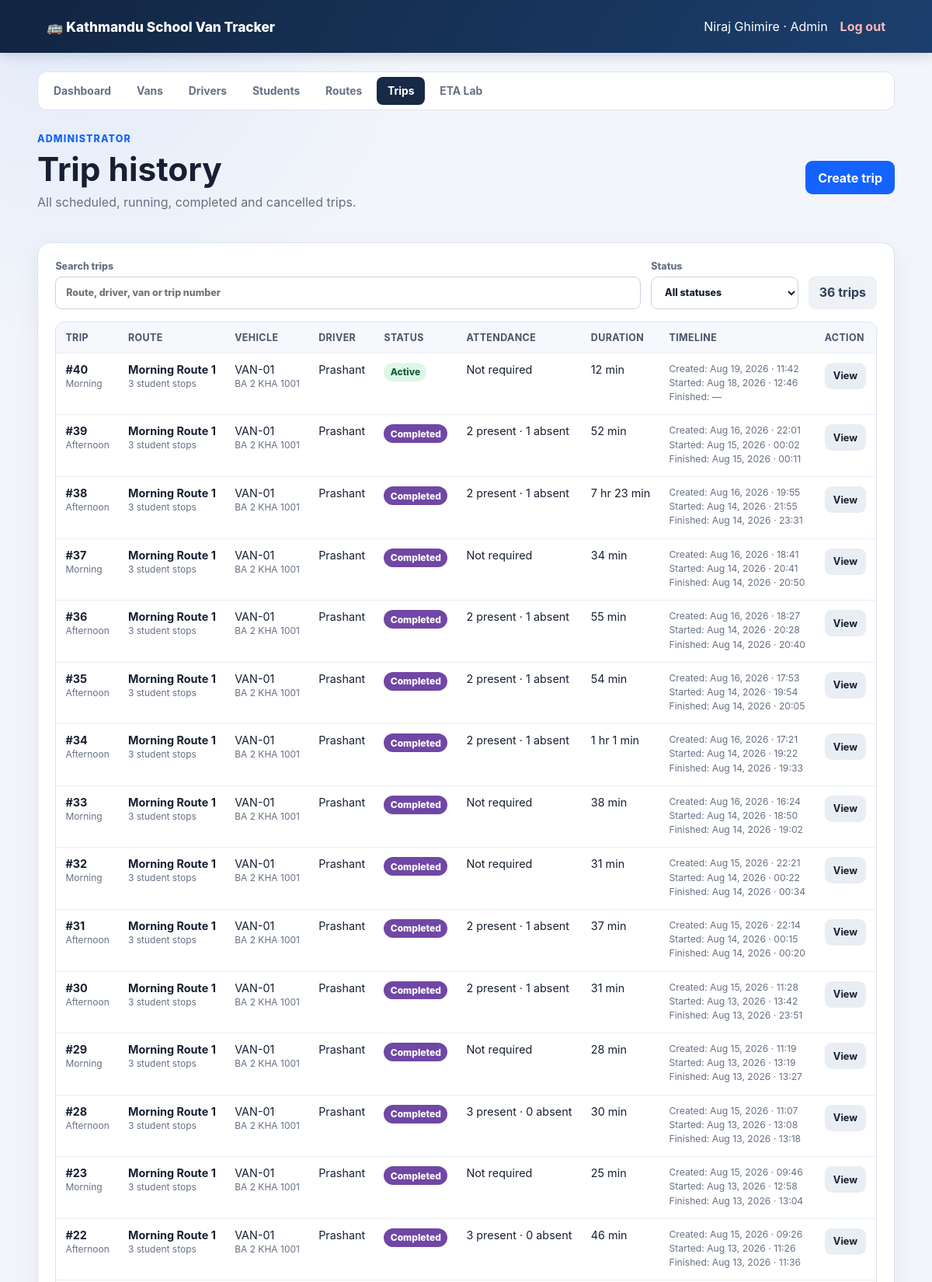
Screenshot of /admin/trip-history.php (signed in, upper part) with the database file from the repository.
### tables this page shows
CREATE TABLE `trips` (
  `id` bigint(20) unsigned NOT NULL AUTO_INCREMENT,
  `route_id` bigint(20) unsigned NOT NULL,
  `van_id` bigint(20) unsigned NOT NULL,
  `driver_id` bigint(20) unsigned NOT NULL,
  `trip_type` enum('morning','afternoon') NOT NULL,
  `status` enum('scheduled','active','paused','emergency','completed','cancelled') NOT NULL DEFAULT 'scheduled',
  `started_at` datetime DEFAULT NULL,
  `completed_at` datetime DEFAULT NULL,
  `simulated_elapsed_sec` int(10) unsigned NOT NULL DEFAULT 0,
  `current_lat` decimal(10,8) DEFAULT NULL,
  `current_lng` decimal(11,8) DEFAULT NULL,
  `physical_speed_kmh` decimal(6,2) NOT NULL DEFAULT 0.00,
  `playback_multiplier` decimal(5,2) NOT NULL DEFAULT 1.00,
  `total_distance_m` decimal(12,2) NOT NULL DEFAULT 0.00,
  `distance_travelled_m` decimal(12,2) NOT NULL DEFAULT 0.00,
  `reached_stop_count` smallint(5) unsigned NOT NULL DEFAULT 0,
  `heading_deg` decimal(6,2) NOT NULL DEFAULT 0.00,
  `scenario_traffic_level` enum('low','medium','high') NOT NULL DEFAULT 'medium',
  `scenario_weather` enum('clear','rain','heavy_rain','fog') NOT NULL DEFAULT 'clear',
  `scenario_school_period` enum('regular','exam','half_day') NOT NULL DEFAULT 'regular',
  `scenario_hour_of_day` tinyint(3) unsigned NOT NULL DEFAULT 8,
  `scenario_day_of_week` tinyint(3) unsigned NOT NULL DEFAULT 0,
  `route_road_type` varchar(50) NOT NULL DEFAULT 'unclassified',
  `baseline_duration_sec` decimal(10,2) DEFAULT NULL,
  `predicted_eta_sec` decimal(10,2) DEFAULT NULL,
  `predicted_eta_lower_sec` decimal(10,2) DEFAULT NULL,
  `predicted_eta_upper_sec` decimal(10,2) DEFAULT NULL,
  `eta_model_version` varchar(80) DEFAULT NULL,
  `random_seed` int(10) unsigned DEFAULT NULL,
  `created_at` timestamp NOT NULL DEFAULT current_timestamp(),
  PRIMARY KEY (`id`),
  KEY `idx_trips_status` (`status`),
  KEY `idx_trips_van` (`van_id`),
  KEY `fk_trips_route` (`route_id`),
  KEY `fk_trips_driver` (`driver_id`),
  CONSTRAINT `fk_trips_driver` FOREIGN KEY (`driver_id`) REFERENCES `drivers` (`id`),
  CONSTRAINT `fk_trips_route` FOREIGN KEY (`route_id`) REFERENCES `routes` (`id`),
  CONSTRAINT `fk_trips_van` FOREIGN KEY (`van_id`) REFERENCES `vans` (`id`)
);

CREATE TABLE `routes` (
  `id` bigint(20) unsigned NOT NULL AUTO_INCREMENT,
  `name` varchar(120) NOT NULL,
  `start_name` varchar(160) NOT NULL,
  `start_lat` decimal(10,8) NOT NULL,
  `start_lng` decimal(11,8) NOT NULL,
  `school_name` varchar(160) NOT NULL,
  `school_lat` decimal(10,8) NOT NULL,
  `school_lng` decimal(11,8) NOT NULL,
  `algorithm` enum('astar','contraction_hierarchy') NOT NULL DEFAULT 'astar',
  `active` tinyint(1) NOT NULL DEFAULT 1,
  `created_at` timestamp NOT NULL DEFAULT current_timestamp(),
  PRIMARY KEY (`id`)
);

CREATE TABLE `vans` (
  `id` bigint(20) unsigned NOT NULL AUTO_INCREMENT,
  `van_number` varchar(50) NOT NULL,
  `plate_number` varchar(50) NOT NULL,
  `capacity` smallint(5) unsigned NOT NULL DEFAULT 15,
  `speed_limit_kmh` decimal(5,2) NOT NULL DEFAULT 40.00,
  `active` tinyint(1) NOT NULL DEFAULT 1,
  `created_at` timestamp NOT NULL DEFAULT current_timestamp(),
  PRIMARY KEY (`id`),
  UNIQUE KEY `van_number` (`van_number`),
  UNIQUE KEY `plate_number` (`plate_number`)
);

### web/config/database.php (called while the page is built, shortened)
<?php
function database(): PDO
{
    $host = getenv('VAN_TRACKER_DB_HOST') ?: '127.0.0.1';
    $port = getenv('VAN_TRACKER_DB_PORT') ?: '3306';
    $name = getenv('VAN_TRACKER_DB_NAME') ?: 'van_tracker_v2';
    $user = getenv('VAN_TRACKER_DB_USER') ?: 'root';
    $pass = getenv('VAN_TRACKER_DB_PASSWORD') ?: '';
    $dsn = "mysql:host={$host};port={$port};dbname={$name};charset=utf8mb4";
    $pdo = new PDO($dsn, $user, $pass, [
        PDO::ATTR_ERRMODE => PDO::ERRMODE_EXCEPTION,
        PDO::ATTR_DEFAULT_FETCH_MODE => PDO::FETCH_ASSOC,
        PDO::ATTR_EMULATE_PREPARES => false,
    ]);
    return $pdo;
}

### web/includes/auth.php (called while the page is built, shortened)
<?php
function escape(string $value): string
{
    return htmlspecialchars($value, ENT_QUOTES | ENT_SUBSTITUTE, 'UTF-8');
}

### web/admin/trip-history.php (the view, shortened to what this page needs)
<?php
require_once dirname(__DIR__) . '/config/database.php';
require_once dirname(__DIR__) . '/includes/auth.php';
require_once dirname(__DIR__) . '/includes/layout.php';
$trips = database()->query(
    'SELECT t.id, t.trip_type, t.status, t.created_at,
            t.started_at, t.completed_at, t.simulated_elapsed_sec,
            t.predicted_eta_sec, r.name AS route_name,
            v.van_number, v.plate_number, u.name AS driver_name,
            SUM(ts.student_id IS NOT NULL) AS student_count,
            SUM(ts.student_id IS NOT NULL AND ts.attendance_status = \'present\') AS present_count,
            SUM(ts.student_id IS NOT NULL AND ts.attendance_status = \'absent\') AS absent_count,
            SUM(ts.student_id IS NOT NULL AND ts.attendance_status = \'unmarked\') AS unmarked_count
     FROM trips t
     JOIN routes r ON r.id = t.route_id
     JOIN vans v ON v.id = t.van_id
     JOIN drivers d ON d.id = t.driver_id
     JOIN users u ON u.id = d.user_id
     LEFT JOIN trip_stops ts ON ts.trip_id = t.id
     GROUP BY t.id
     ORDER BY t.id DESC'
)->fetchAll();
function format_trip_duration(int $seconds): string
{
    $hours = intdiv($seconds, 3600);
    $minutes = intdiv($seconds % 3600, 60);
    return $hours > 0
        ? sprintf('%d hr %d min', $hours, $minutes)
        : sprintf('%d min', max(1, $minutes));
}
function format_trip_timestamp(?string $value): string
{
    return $value ? date('M d, Y · H:i', strtotime($value)) : '—';
}
?>
<div class="page-heading">
    <div>
        <span class="eyebrow">Administrator</span>
        <h1>Trip history</h1>
        <p>All scheduled, running, completed and cancelled trips.</p>
    </div>
    <a class="primary-button" href="<?= APP_BASE_URL ?>/admin/manage-trips.php">Create trip</a>
</div>
<section class="panel">
    <?php if (!$trips): ?>
        <p class="muted">No trip records are available.</p>
    <?php else: ?>
        <div class="history-toolbar">
            <label>
                <span>Search trips</span>
                <input id="trip-history-search" type="search"
                       placeholder="Route, driver, van or trip number">
            </label>
            <label>
                <span>Status</span>
                <select id="trip-history-status">
                    <option value="">All statuses</option>
                </select>
            </label>
            <strong id="trip-history-count"><?= count($trips) ?> trips</strong>
        </div>
        <div class="data-table-wrap history-table-wrap"><table class="data-table history-table">
            <thead><tr>
                <th>Trip</th><th>Route</th><th>Vehicle</th><th>Driver</th>
                <th>Status</th><th>Attendance</th><th>Duration</th>
                <th>Timeline</th><th>Action</th>
            </tr></thead>
            <tbody><?php foreach ($trips as $trip): ?>
                <tr data-trip-history-row
                    data-status="<?= escape($trip['status']) ?>"
                    data-search="<?= escape(strtolower(implode(' ', [
                        '#' . $trip['id'], $trip['trip_type'], $trip['route_name'],
                        $trip['driver_name'], $trip['van_number'], $trip['plate_number'],
                    ]))) ?>">
                    <td><strong>#<?= (int) $trip['id'] ?></strong><br><small><?= escape(ucfirst($trip['trip_type'])) ?></small></td>
                    <td><strong><?= escape($trip['route_name']) ?></strong><br><small><?= (int) $trip['student_count'] ?> student stops</small></td>
                    <td><?= escape($trip['van_number']) ?><br><small><?= escape($trip['plate_number']) ?></small></td>
                    <td><?= escape($trip['driver_name']) ?></td>
                    <td><span class="status-badge status-<?= escape($trip['status']) ?>"><?= escape(ucfirst($trip['status'])) ?></span></td>
                    <td>
                        <?php if ($trip['trip_type'] === 'morning'): ?>
                            Not required
                        <?php else: ?>
                            <?= (int) $trip['present_count'] ?> present ·
                            <?= (int) $trip['absent_count'] ?> absent
                        <?php endif; ?>
                    </td>
                    <td><?= escape(format_trip_duration((int) $trip['simulated_elapsed_sec'])) ?></td>
                    <td class="history-timeline">
                        <span>Created: <?= escape(format_trip_timestamp($trip['created_at'])) ?></span>
                        <span>Started: <?= escape(format_trip_timestamp($trip['started_at'])) ?></span>
                        <span>Finished: <?= escape(format_trip_timestamp($trip['completed_at'])) ?></span>
                    </td>
                    <td><a class="primary-button small-button secondary-button"
                           href="<?= APP_BASE_URL ?>/trip-control.php?trip_id=<?= (int) $trip['id'] ?>">View</a></td>
                </tr>
            <?php endforeach; ?></tbody>
        </table></div>
    <?php endif; ?>
</section>

### web/assets/css/app.css (style rules this page uses)
:root { --ink: #172033; --muted: #667085; --navy: #172a46; --blue: #1463ff; --orange: #f59e0b; --surface: #ffffff; --background: #f2f5fa; --border: #dce3ee; --danger: #c62828; --cyan: #0ea5a8; --success: #14804a; --soft-blue: #edf4ff; }
* { box-sizing: border-box; }
body { margin: 0; color: var(--ink); background: radial-gradient(circle at 8% 0%, rgb(20 99 255 / 7%), transparent 28rem), var(--background); font-family: Inter, ui-sans-serif, system-ui, -apple-system, BlinkMacSystemFont, "Segoe UI", sans-serif; }
a { color: inherit; }
.user-area, .user-area form, .button-row, .page-heading { display: flex; align-items: center; gap: 1rem; }
.page-heading { justify-content: space-between; margin-bottom: 1.6rem; }
h1, h2, p { margin-top: 0; }
h1 { margin-bottom: .45rem; font-size: clamp(1.8rem, 4vw, 2.65rem); }
.eyebrow { display: block; margin-bottom: .4rem; color: var(--blue); font-size: .78rem; font-weight: 800; letter-spacing: .09em; text-transform: uppercase; }
.page-heading p, .muted, .auth-card p, .metric-card small { color: var(--muted); }
.metric-card, .panel, .auth-card { padding: 1.4rem; border: 1px solid var(--border); border-radius: 16px; background: var(--surface); box-shadow: 0 12px 32px rgb(37 50 75 / 7%); }
.panel { margin-bottom: 1rem; }
.primary-button, button { display: inline-flex; min-height: 42px; padding: .7rem 1rem; align-items: center; justify-content: center; border: 0; border-radius: 9px; color: white; background: var(--blue); font: inherit; font-weight: 750; text-decoration: none; cursor: pointer; }
label { display: grid; gap: .45rem; font-size: .9rem; font-weight: 700; }
input, select { width: 100%; min-height: 44px; padding: .7rem .8rem; border: 1px solid #c9d2e1; border-radius: 9px; background: white; color: var(--ink); font: inherit; }
.data-table-wrap { overflow-x: auto; }
.data-table { width: 100%; border-collapse: collapse; font-size: .9rem; }
.data-table th, .data-table td { padding: .75rem; border-bottom: 1px solid #e8edf4; text-align: left; vertical-align: top; }
.data-table th { color: #48566c; background: #f6f8fb; font-size: .78rem; letter-spacing: .03em; text-transform: uppercase; }
.history-toolbar { display: grid; grid-template-columns: minmax(240px, 1fr) 190px auto; gap: .8rem; align-items: end; margin-bottom: 1rem; }
.history-toolbar label { display: grid; gap: .35rem; color: var(--muted); font-size: .78rem; font-weight: 800; }
.history-toolbar input, .history-toolbar select { min-height: 42px; }
.history-toolbar strong { padding: .72rem .85rem; border-radius: 9px; color: #314159; background: #eef2f7; text-align: center; white-space: nowrap; }
.history-table-wrap { border: 1px solid var(--border); border-radius: 11px; }
.history-table { min-width: 1040px; }
.history-table small { color: var(--muted); }
.history-timeline { min-width: 185px; }
.history-timeline span { display: block; margin-bottom: .2rem; color: var(--muted); font-size: .76rem; white-space: nowrap; }
.small-button { min-height: 34px; padding: .45rem .7rem; font-size: .8rem; }
.secondary-button { color: var(--ink); background: #e9edf4; }
.status-badge { display: inline-flex; padding: .28rem .52rem; border-radius: 999px; color: #116237; background: #e1f6e9; font-size: .75rem; font-weight: 800; }
.status-active { color: #116237; background: #dff6e8; }
.status-completed { color: white; background: #7047a5; }

### rows the page displays
trips: id "40", trip_type "Morning", route.name "Morning Route 1", student_count "3", van.van_number "VAN-01", van.plate_number "BA 2 KHA 1001", driver_name "Prashant", status "Active", shows "Not required", simulated_elapsed_sec "12 min", created_at "Aug 19, 2026 · 11:42", started_at "Aug 18, 2026 · 12:46", completed_at "—"
trips: id "39", trip_type "Afternoon", route.name "Morning Route 1", student_count "3", van.van_number "VAN-01", van.plate_number "BA 2 KHA 1001", driver_name "Prashant", status "Completed", present_count "2", absent_count "1", simulated_elapsed_sec "52 min", created_at "Aug 16, 2026 · 22:01", started_at "Aug 15, 2026 · 00:02", completed_at "Aug 15, 2026 · 00:11"
trips: id "38", trip_type "Afternoon", route.name "Morning Route 1", student_count "3", van.van_number "VAN-01", van.plate_number "BA 2 KHA 1001", driver_name "Prashant", status "Completed", present_count "2", absent_count "1", simulated_elapsed_sec "7 hr 23 min", created_at "Aug 16, 2026 · 19:55", started_at "Aug 14, 2026 · 21:55", completed_at "Aug 14, 2026 · 23:31"
trips: id "37", trip_type "Morning", route.name "Morning Route 1", student_count "3", van.van_number "VAN-01", van.plate_number "BA 2 KHA 1001", driver_name "Prashant", status "Completed", shows "Not required", simulated_elapsed_sec "34 min", created_at "Aug 16, 2026 · 18:41", started_at "Aug 14, 2026 · 20:41", completed_at "Aug 14, 2026 · 20:50"
trips: id "36", trip_type "Afternoon", route.name "Morning Route 1", student_count "3", van.van_number "VAN-01", van.plate_number "BA 2 KHA 1001", driver_name "Prashant", status "Completed", present_count "2", absent_count "1", simulated_elapsed_sec "55 min", created_at "Aug 16, 2026 · 18:27", started_at "Aug 14, 2026 · 20:28", completed_at "Aug 14, 2026 · 20:40"
trips: id "35", trip_type "Afternoon", route.name "Morning Route 1", student_count "3", van.van_number "VAN-01", van.plate_number "BA 2 KHA 1001", driver_name "Prashant", status "Completed", present_count "2", absent_count "1", simulated_elapsed_sec "54 min", created_at "Aug 16, 2026 · 17:53", started_at "Aug 14, 2026 · 19:54", completed_at "Aug 14, 2026 · 20:05"
trips: id "34", trip_type "Afternoon", route.name "Morning Route 1", student_count "3", van.van_number "VAN-01", van.plate_number "BA 2 KHA 1001", driver_name "Prashant", status "Completed", present_count "2", absent_count "1", simulated_elapsed_sec "1 hr 1 min", created_at "Aug 16, 2026 · 17:21", started_at "Aug 14, 2026 · 19:22", completed_at "Aug 14, 2026 · 19:33"
trips: id "33", trip_type "Morning", route.name "Morning Route 1", student_count "3", van.van_number "VAN-01", van.plate_number "BA 2 KHA 1001", driver_name "Prashant", status "Completed", shows "Not required", simulated_elapsed_sec "38 min", created_at "Aug 16, 2026 · 16:24", started_at "Aug 14, 2026 · 18:50", completed_at "Aug 14, 2026 · 19:02"
trips: id "32", trip_type "Morning", route.name "Morning Route 1", student_count "3", van.van_number "VAN-01", van.plate_number "BA 2 KHA 1001", driver_name "Prashant", status "Completed", shows "Not required", simulated_elapsed_sec "31 min", created_at "Aug 15, 2026 · 22:21", started_at "Aug 14, 2026 · 00:22", completed_at "Aug 14, 2026 · 00:34"
trips: id "31", trip_type "Afternoon", route.name "Morning Route 1", student_count "3", van.van_number "VAN-01", van.plate_number "BA 2 KHA 1001", driver_name "Prashant", status "Completed", present_count "2", absent_count "1", simulated_elapsed_sec "37 min", created_at "Aug 15, 2026 · 22:14", started_at "Aug 14, 2026 · 00:15", completed_at "Aug 14, 2026 · 00:20"
trips: id "30", trip_type "Afternoon", route.name "Morning Route 1", student_count "3", van.van_number "VAN-01", van.plate_number "BA 2 KHA 1001", driver_name "Prashant", status "Completed", present_count "2", absent_count "1", simulated_elapsed_sec "31 min", created_at "Aug 15, 2026 · 11:28", started_at "Aug 13, 2026 · 13:42", completed_at "Aug 13, 2026 · 23:51"
trips: id "29", trip_type "Morning", route.name "Morning Route 1", student_count "3", van.van_number "VAN-01", van.plate_number "BA 2 KHA 1001", driver_name "Prashant", status "Completed", shows "Not required", simulated_elapsed_sec "28 min", created_at "Aug 15, 2026 · 11:19", started_at "Aug 13, 2026 · 13:19", completed_at "Aug 13, 2026 · 13:27"
trips: id "28", trip_type "Afternoon", route.name "Morning Route 1", student_count "3", van.van_number "VAN-01", van.plate_number "BA 2 KHA 1001", driver_name "Prashant", status "Completed", present_count "3", absent_count "0", simulated_elapsed_sec "30 min", created_at "Aug 15, 2026 · 11:07", started_at "Aug 13, 2026 · 13:08", completed_at "Aug 13, 2026 · 13:18"
trips: id "23", trip_type "Morning", route.name "Morning Route 1", student_count "3", van.van_number "VAN-01", van.plate_number "BA 2 KHA 1001", driver_name "Prashant", status "Completed", shows "Not required", simulated_elapsed_sec "25 min", created_at "Aug 15, 2026 · 09:46", started_at "Aug 13, 2026 · 12:58", completed_at "Aug 13, 2026 · 13:04"
trips: id "22", trip_type "Afternoon", route.name "Morning Route 1", student_count "3", van.van_number "VAN-01", van.plate_number "BA 2 KHA 1001", driver_name "Prashant", status "Completed", present_count "3", absent_count "0", simulated_elapsed_sec "46 min", created_at "Aug 15, 2026 · 09:26", started_at "Aug 13, 2026 · 11:26", completed_at "Aug 13, 2026 · 11:36"

### other values shown
APP_NAME "Kathmandu School Van Tracker"
$userName "Niraj Ghimire"
$role "Admin"
$label "Dashboard"
$label "Vans"
$label "Drivers"
$label "Students"
$label "Routes"
$label "Trips"
$label "ETA Lab"
count($trips) "36"
